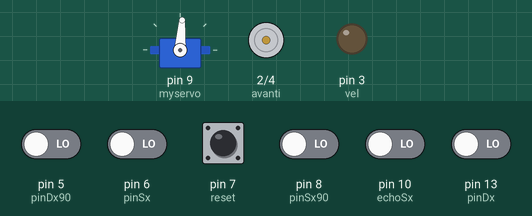
This sketch was run on a simulated Arduino Uno, built with avr-gcc and run on an emulated ATmega328P. Shown: servo, motor-driver pin pairs drawn as motors (green arrow = first pin HIGH = forward, orange = second pin HIGH = backward, longer = more drive), output pins drawn as LEDs (lit = HIGH). Dashed ring = blinking. The inputs (shaded band) are chosen by the test bench; at power-on: pin 5 (pinDx90), pin 6 (pinSx), pin 7 (reset), pin 8 (pinSx90), pin 10 (echoSx), pin 13 (pinDx) LOW.

Above: at 1.2 s.
1.3 s: pin 7 (reset) pulled HIGH for 0.15 s
At 2.1 s:
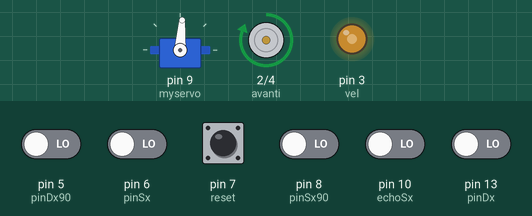
2.9 s: pin 5 (pinDx90) driven HIGH
At 3.33 s:
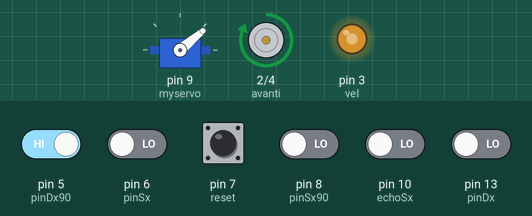
5.9 s: pin 6 (pinSx) driven HIGH
At 6.82 s:
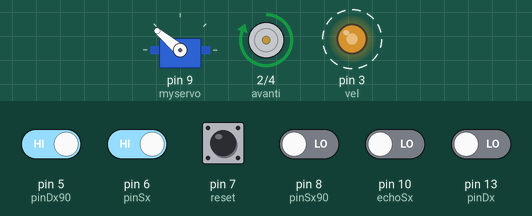
8.9 s: pin 10 (echoSx) driven HIGH
At 9.75 s:
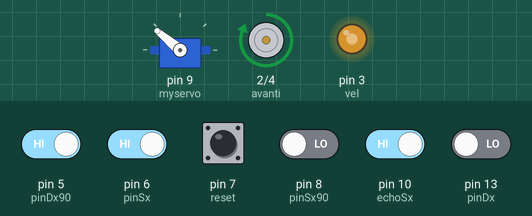
Timing chart, 0 to 11.9 s (numbered marks = the images above; inputs shaded):
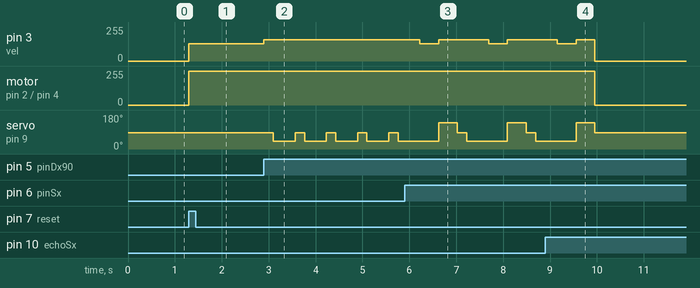

The sketch:

2022_05_19_stop.ino
```cpp
#include <Servo.h>
#include <time.h>

Servo myservo;

//PIN
// motori
const int avanti=2;
const int vel=3;
const int indietro=4;
// ultrasuoni
const int echoSx=10;
const int echoDx=11;
const int trigger=12; // trigger in comune per entrambe
// comunicazione con raspberry
const int pinDx90=5;
const int pinSx90=8;
const int reset=7;
const int pinSx=6;
const int pinDx=13;
const int comStop=10;

//VARIABILI
unsigned long previousMillis=0;
unsigned long currentMillis=0;
int stato=0;
int velocita=130;

void setup() {
  myservo.attach(9);
  pinMode(indietro,OUTPUT);
  pinMode(vel,OUTPUT);
  pinMode(avanti,OUTPUT);
  pinMode(trigger,OUTPUT);
  pinMode(echoSx,INPUT);
  pinMode(echoDx,INPUT);
  pinMode(reset,INPUT);
  pinMode(pinSx90,INPUT);
  pinMode(pinDx90,INPUT);
  pinMode(pinSx,INPUT);
  pinMode(pinDx,INPUT);
  pinMode(comStop,INPUT);
  Serial.begin(9600);
  stop();
  raddrizza();
}

void loop() {
  if(digitalRead(reset)==HIGH)
    stato=1;

  //currentMillis = millis();

  switch(stato){
    case 0:
      stop();
      if(digitalRead(reset)==HIGH)
        stato=1;
      break;
    case 1:
      vai(velocita);
      if(digitalRead(comStop)==HIGH){
        stato=0;
        break;
      }
      if(digitalRead(pinDx90)==HIGH)
        destra90();
      if(digitalRead(pinSx90)==HIGH)
        sinistra90();
      if(digitalRead(pinDx)==HIGH)
        raddrizzaSinistra();
      if(digitalRead(pinSx)==HIGH)
        raddrizzaDestra();
      /*if (currentMillis - previousMillis >= 60) {
        previousMillis = currentMillis;
        checkMuro();
      }*/
      break;
  }
}

// funzioni movimento
void raddrizza(){
  myservo.write(86);
}
void destra(){
  myservo.write(40);
}
void destra90(){
  vai(160);
  delay(200);
  destra();
  delay(465);
  raddrizza();
  vai(velocita);
}
void raddrizzaDestra(){
  destra();
  delay(400);
  sinistra();
  vai(160);
  delay(400);
  raddrizza();
  vai(velocita);
}
void sinistra(){
  myservo.write(140);
}
void sinistra90(){
  vai(160);
  delay(200);
  sinistra();
  delay(500);
  raddrizza();
  vai(velocita);
}
void raddrizzaSinistra(){
  sinistra();
  delay(300);
  destra();
  vai(160);
  delay(500);
  raddrizza();
  vai(velocita);
}
void vai(int velocita){
  analogWrite(vel,velocita);
  digitalWrite(avanti,HIGH);
  digitalWrite(indietro,LOW);
}
void frena(){
  analogWrite(vel,255);
  digitalWrite(avanti,LOW);
  digitalWrite(indietro,HIGH);
}
void stop(){
  analogWrite(vel,0);
  digitalWrite(avanti,LOW);
  digitalWrite(indietro,LOW);
}

//funzioni ultrasuoni
int distance(int echo){
  digitalWrite(trigger, LOW);
  delayMicroseconds(2);
  // Sets the trigPin on HIGH state for 10 micro seconds
  digitalWrite(trigger, HIGH);
  delayMicroseconds(10);
  digitalWrite(trigger, LOW);
  int duration = pulseIn(echo, HIGH); // Reads the echoPin, returns the sound wave travel time in microseconds
  int distance= duration*0.034/2;
  return distance;
}
```

Measured:
- after the input at 1.3 s, pin 3 (vel): 0/255 → 130/255 at once; motor on pin 2 (avanti) / pin 4 (indietro): stopped → forward 255/255 at once
- after the input at 2.9 s, pin 3 (vel): 130/255 → 160/255 at once; servo on pin 9 (myservo): alternates 86° for 0.20 s and 40° for 0.47 s, starting after 0.20 s
- after the input at 5.9 s, pin 3 (vel): alternates 160/255 for 1.1 s and 130/255 for 0.40 s, starting after 0.33 s
- after the input at 8.9 s, motor on pin 2 (avanti) / pin 4 (indietro): forward 255/255 → stopped after 1.1 s; servo on pin 9 (myservo): goes on until 10.0 s, then stays 86°
